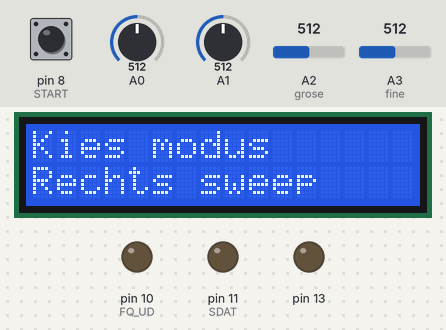
A sketch run on a simulated Arduino Uno, built with avr-gcc and run on an emulated ATmega328P. Shown: 16×2 character LCD, output pins drawn as LEDs (lit = HIGH). Inputs (shaded band) come from the test bench; at power-on: A3 (fine) = 512, A1 = 512, A0 = 512, pin 8 (START) LOW, A2 (grose) = 512. Pins used as bus, display or sensor lines are not drawn.

Above: at 3.8 s.
3.9 s: A3 (fine) set to 410
5.4 s: A3 (fine) set to 383
At 6.3 s:
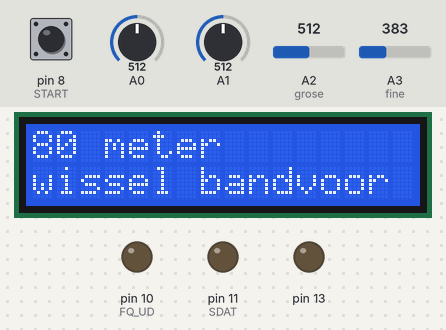
8.4 s: A3 (fine) set to 511
At 10.3 s:
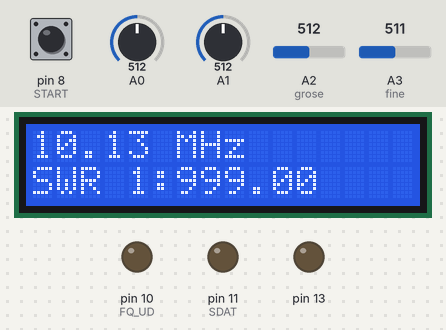
11.4 s: A1 set to 610
At 11.9 s:
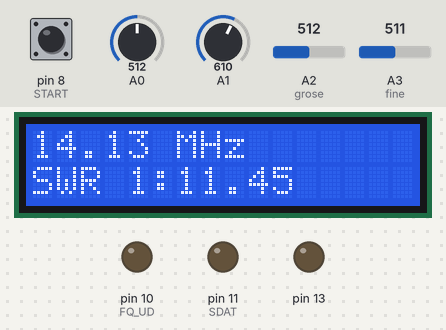
13.6 s: A0 set to 610
At 15.3 s:
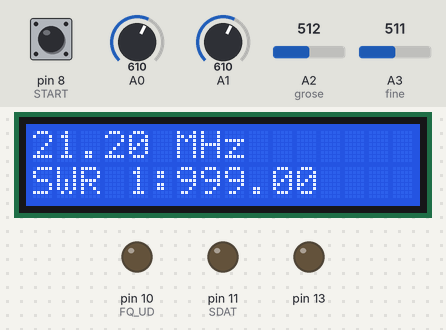
16.6 s: pin 8 (START) pulled HIGH for 1 s
Timing chart, 0 to 19.6 s (numbered marks = the images above; inputs shaded):
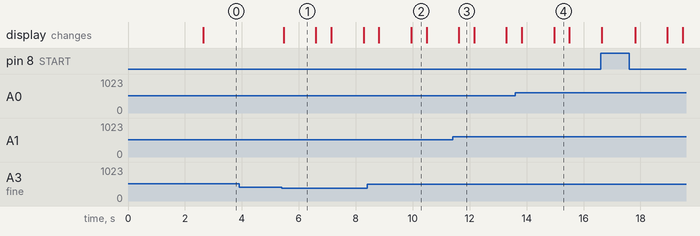

Measured:
- the behaviour switches between 400 and 399 on A3 (fine) (found by bisection; images 0 and 1)
- after the input at 3.9 s, every drawn part: stays the same
- after the input at 5.4 s, the display: changes after 0.07 s (image 1)
- what the display in image 1 shows lasts 1.1 s, from 5.5 s to 6.6 s
- what the display in image 2 shows lasts 0.6 s, from 9.9 s to 10.5 s

The sketch:

DDS_sweeper_dual.ino
```cpp
/***************************************************************************\
*  Name    : DDS_Sweeper_dual.INO                                           *
*
*  Date    : 12/13/2016                                                      *
*  Version : 1.0                                                            *
*  Notes   : Written using for the Arduino Micro / UNO                      *
*          :   Pins:                                                        *
*          :    A0 - Reverse Detector Analog in                             *
*          :    A1 - Forward Detector Analog in                             *
\***************************************************************************/

//LCD
#include <Wire.h>
#include <LiquidCrystal_I2C.h>
LiquidCrystal_I2C lcd(0x27, 2, 1, 0, 4, 5, 6, 7, 3, POSITIVE);  // Set the LCD I2C address

// Define Pins used to control AD9850 DDS
const int FQ_UD=10;
const int SDAT=11;
const int SCLK=9;
const int RESET=12;
const int START=8;

// Define variable
double Fin_MHz = 1.8;
double Fstart_MHz = 1000000;  // Start Frequency for sweep
double Fstop_MHz = 10;  // Stop Frequency for sweep
double current_freq_MHz; // Temp variable used during sweep
int fine = A3;
int grose = A2;
int finestore = 0;
int grosestore = 0;
int SWOPSTART;
int BAND = 1;
int start = 1;
long serial_input_number; // Used to build number from serial stream
int num_steps = 100; // Number of steps to use in the sweep
char incoming_char; // Character read from serial stream

// the setup routine runs once when you press reset:
void setup() {
  //LCD
    lcd.begin(16,40);   // initialize the lcd for 16 chars 2 lines, turn on backlight
    lcd.backlight();
    lcd.setCursor(0,0); //Start at character 4 on line 0
    lcd.print("Antenna");
    lcd.setCursor(0,1); //Start at character 4 on line 0
    lcd.print("Analyser");
    lcd.setCursor(0,2);
    lcd.print("0 - 40 Mhz");
    lcd.setCursor(0,3); //Start at character 4 on line 0
    lcd.print("PD1DDK");
    delay(2500);
    lcd.clear();

  // Configiure DDS control pins for digital output
  pinMode(FQ_UD,OUTPUT);
  pinMode(SCLK,OUTPUT);
  pinMode(SDAT,OUTPUT);
  pinMode(RESET,OUTPUT);
  pinMode(START,INPUT);

  // Configure LED pin for digital output
  pinMode(13,OUTPUT);

  // Set up analog inputs on A0 and A1, internal reference voltage
  pinMode(A0,INPUT);
  pinMode(A1,INPUT);
  pinMode(A2,INPUT);
  pinMode(A3,INPUT);
  //analogReference(INTERNAL);

  // initialize serial communication at 57600 baud
  Serial.begin(57600);

  // Reset the DDS
  digitalWrite(RESET,HIGH);
  digitalWrite(RESET,LOW);

  lcd.clear();
  lcd.setCursor(0,0);
  lcd.print("Kies modus");
  lcd.setCursor(0,2);
  lcd.print("Links single");
  lcd.setCursor(0,3);
  lcd.print("Rechts sweep");

}

void loop() {

    finestore = analogRead(fine);
    if ((finestore < 400) && (start == 1)) {
      lcd.clear();
      lcd.setCursor(0,2);
      lcd.print("Druk toets voor");
      lcd.setCursor(0,3);
      lcd.print("wissel band");
      start = 2;
      }
    if ((finestore > 600) && (start == 1)) {
      lcd.clear();
      lcd.setCursor(0,0);
      lcd.print("Koppel aan PC");
      lcd.setCursor(0,1);
      lcd.print("en gebruik");
      lcd.setCursor(0,2);
      lcd.print("antenne sweep");
      lcd.setCursor(0,3);
      lcd.print("programma");
      Fstart_MHz = 1;
      start = 3;
      }
    if (start == 2) {single();}
    if (start == 3) {sweep();}

}

// the loop routine runs over and over again forever:
void single() {
      finestore = analogRead(fine);
      grosestore = analogRead(grose);
      SWOPSTART = digitalRead(START);
      if (SWOPSTART == LOW) {
          BAND = BAND + 1;
          if (BAND > 9) {BAND = 1;}

      Fin_MHz = SWOP(BAND);
      }

      if (finestore < 400) {Fin_MHz = Fin_MHz + 0.01;}
      if (finestore > 600) {Fin_MHz = Fin_MHz - 0.01;}
      if (grosestore < 400) {Fin_MHz = Fin_MHz + 1;}
      if (grosestore > 600) {Fin_MHz = Fin_MHz - 1;}
      if (Fin_MHz < 0) {Fin_MHz = 40;}
      if (Fin_MHz > 40) {Fin_MHz = 0;}
      //Turn frequency into FStart
      Fstart_MHz = Fin_MHz*1000000;
      SetDDSFreq(Fstart_MHz);
      delay(100);
        lcd.setCursor(0,0);
        lcd.print(Fin_MHz);
        lcd.print(" MHz     ");
        Perform_sweep();
      delay(500);
  }

void Perform_sweep(){
  double FWD=0;
  double REV=0;
  double VSWR;

    // Read the forawrd and reverse voltages
    REV = analogRead(A0);
    FWD = analogRead(A1);
    if(REV>=FWD){
      // To avoid a divide by zero or negative VSWR then set to max 999
      VSWR = 999;
    }else{
      // Calculate VSWR
      VSWR = (FWD+REV)/(FWD-REV);
    }
    lcd.setCursor(0,1); //Start at character 4 on line 0
    lcd.print("SWR 1:");
    lcd.print(VSWR);
    lcd.print("     ");
       }

void SetDDSFreq(double Freq_Hz){
  // Calculate the DDS word - from AD9850 Datasheet
  int32_t f = Freq_Hz * 4294967295/125000000;
  // Send one byte at a time
  for (int b=0;b<4;b++,f>>=8){
    send_byte(f & 0xFF);
  }
  // 5th byte needs to be zeros
  send_byte(0);
  // Strobe the Update pin to tell DDS to use values
  digitalWrite(FQ_UD,HIGH);
  digitalWrite(FQ_UD,LOW);
}

void send_byte(byte data_to_send){
  // Bit bang the byte over the SPI bus
  for (int i=0; i<8; i++,data_to_send>>=1){
    // Set Data bit on output pin
    digitalWrite(SDAT,data_to_send & 0x01);
    // Strobe the clock pin
    digitalWrite(SCLK,HIGH);
    digitalWrite(SCLK,LOW);
  }
}

float SWOP(int BAND) {
  float MEM;
  switch (BAND) {
    case 1:    // your hand is on the sensor
      MEM = 1.88;
        lcd.clear();
        lcd.setCursor(0,0); //Start at character 4 on line 0
        lcd.print("160 meter");
        lcd.setCursor(0,1); //Start at character 4 on line 0
        lcd.print("band");
        lcd.setCursor(0,2);
        lcd.print("Druk toets voor");
        lcd.setCursor(0,3);
        lcd.print("wissel band");
      break;
    case 2:    // your hand is on the sensor
      MEM = 3.6;
        lcd.clear();
        lcd.setCursor(0,0); //Start at character 4 on line 0
        lcd.print("80 meter");
        lcd.setCursor(0,1); //Start at character 4 on line 0
        lcd.print("band");
        lcd.setCursor(0,2);
        lcd.print("Druk toets voor");
        lcd.setCursor(0,3);
        lcd.print("wissel band");
        break;
    case 3:    // your hand is on the sensor
      MEM = 7.1;
        lcd.clear();
        lcd.setCursor(0,0); //Start at character 4 on line 0
        lcd.print("40 meter");
        lcd.setCursor(0,1); //Start at character 4 on line 0
        lcd.print("band");
        lcd.setCursor(0,2);
        lcd.print("Druk toets voor");
        lcd.setCursor(0,3);
        lcd.print("wissel band");
        break;
    case 4:    // your hand is on the sensor
      MEM = 10.125;
        lcd.clear();
        lcd.setCursor(0,0); //Start at character 4 on line 0
        lcd.print("30 meter");
        lcd.setCursor(0,1); //Start at character 4 on line 0
        lcd.print("band");
        lcd.setCursor(0,2);
        lcd.print("Druk toets voor");
        lcd.setCursor(0,3);
        lcd.print("wissel band");
        break;
    case 5:    // your hand is on the sensor
      MEM = 14.125;
        lcd.clear();
        lcd.setCursor(0,0); //Start at character 4 on line 0
        lcd.print("20 meter");
        lcd.setCursor(0,1); //Start at character 4 on line 0
        lcd.print("band");
        lcd.setCursor(0,2);
        lcd.print("Druk toets voor");
        lcd.setCursor(0,3);
        lcd.print("wissel band");
        break;
    case 6:    // your hand is on the sensor
      MEM = 18.1;
        lcd.clear();
        lcd.setCursor(0,0); //Start at character 4 on line 0
        lcd.print("17 meter");
        lcd.setCursor(0,1); //Start at character 4 on line 0
        lcd.print("band");
        lcd.setCursor(0,2);
        lcd.print("Druk toets voor");
        lcd.setCursor(0,3);
        lcd.print("wissel band");
        break;
    case 7:    // your hand is on the sensor
      MEM = 21.20;
        lcd.clear();
        lcd.setCursor(0,0); //Start at character 4 on line 0
        lcd.print("15 meter");
        lcd.setCursor(0,1); //Start at character 4 on line 0
        lcd.print("band");
        lcd.setCursor(0,2);
        lcd.print("Druk toets voor");
        lcd.setCursor(0,3);
        lcd.print("wissel band");
        break;
    case 8:    // your hand is on the sensor
      MEM = 24.95;
        lcd.clear();
        lcd.setCursor(0,0); //Start at character 4 on line 0
        lcd.print("12 meter");
        lcd.setCursor(0,1); //Start at character 4 on line 0
        lcd.print("band");
        lcd.setCursor(0,2);
        lcd.print("Druk toets voor");
        lcd.setCursor(0,3);
        lcd.print("wissel band");
        break;
    case 9:    // your hand is on the sensor
      MEM = 28.5;
        lcd.clear();
        lcd.setCursor(0,0); //Start at character 4 on line 0
        lcd.print("10 meter");
        lcd.setCursor(0,1); //Start at character 4 on line 0
        lcd.print("band");
        lcd.setCursor(0,2);
        lcd.print("Druk toets voor");
        lcd.setCursor(0,3);
        lcd.print("wissel band");
        break;
  }
  delay(1000);
  return MEM;
  }

 void sweep() {
  //Check for character
  if(Serial.available()>0){
    incoming_char = Serial.read();
    switch(incoming_char){
    case '0':
    case '1':
    case '2':
    case '3':
    case '4':
    case '5':
    case '6':
    case '7':
    case '8':
    case '9':
      serial_input_number=serial_input_number*10+(incoming_char-'0');
      break;
    case 'A':
      //Turn frequency into FStart
      Fstart_MHz = ((double)serial_input_number)/1000000;
      serial_input_number=0;
      break;
    case 'B':
      //Turn frequency into FStart
      Fstop_MHz = ((double)serial_input_number)/1000000;
      serial_input_number=0;
      break;
    case 'C':
      //Turn frequency into FStart and set DDS output to single frequency
      Fstart_MHz = ((double)serial_input_number)/1000000;
      SetDDSFreq(Fstart_MHz);
      serial_input_number=0;
      break;
    case 'N':
      // Set number of steps in the sweep
      num_steps = serial_input_number;
      serial_input_number=0;
      break;
    case 'S':
    case 's':
      Perform_sweep2();
      break;
    case '?':
      // Report current configuration to PC
      Serial.print("Start Freq:");
      Serial.println(Fstart_MHz*1000000);
      Serial.print("Stop Freq:");
      Serial.println(Fstart_MHz*1000000);
      Serial.print("Num Steps:");
      Serial.println(num_steps);
      break;
    }
    Serial.flush();
  }
}

void Perform_sweep2(){
  double FWD=0;
  double REV=0;
  double VSWR;
  double Fstep_MHz = (Fstop_MHz-Fstart_MHz)/num_steps;

  // Start loop
  for(int i=0;i<=num_steps;i++){
    // Calculate current frequency
    current_freq_MHz = Fstart_MHz + i*Fstep_MHz;
    // Set DDS to current frequency
    SetDDSFreq(current_freq_MHz*1000000);
    // Wait a little for settling
    delay(10);
    // Read the forawrd and reverse voltages
    REV = analogRead(A0);
    FWD = analogRead(A1);
    if(REV>=FWD){
      // To avoid a divide by zero or negative VSWR then set to max 999
      VSWR = 999;
    }else{
      // Calculate VSWR
      VSWR = (FWD+REV)/(FWD-REV);
    }

    // Send current line back to PC over serial bus
    Serial.print(current_freq_MHz*1000000);
    Serial.print(",0,");
    Serial.print(int(VSWR*1000));
    Serial.print(",");
    Serial.print(FWD);
    Serial.print(",");
    Serial.println(REV);
  }
  // Send "End" to PC to indicate end of sweep
  Serial.println("End");
  Serial.flush();
}
```
